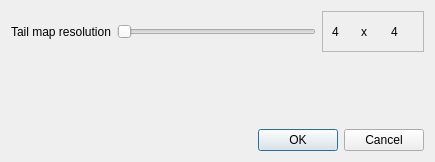
<?xml version="1.0" encoding="UTF-8"?>
<ui version="4.0">
 <class>MSettingsDialog</class>
 <widget class="QDialog" name="MSettingsDialog">
  <property name="geometry">
   <rect>
    <x>0</x>
    <y>0</y>
    <width>435</width>
    <height>162</height>
   </rect>
  </property>
  <property name="windowTitle">
   <string>Settings</string>
  </property>
  <layout class="QVBoxLayout" name="verticalLayout">
   <item>
    <layout class="QHBoxLayout" name="horizontalLayout">
     <item>
      <widget class="QLabel" name="label_2">
       <property name="text">
        <string>Tail map resolution</string>
       </property>
      </widget>
     </item>
     <item>
      <widget class="QSlider" name="horizontalSlider">
       <property name="minimum">
        <number>4</number>
       </property>
       <property name="maximum">
        <number>512</number>
       </property>
       <property name="singleStep">
        <number>4</number>
       </property>
       <property name="pageStep">
        <number>16</number>
       </property>
       <property name="orientation">
        <enum>Qt::Horizontal</enum>
       </property>
      </widget>
     </item>
     <item>
      <widget class="QFrame" name="frame">
       <property name="minimumSize">
        <size>
         <width>102</width>
         <height>41</height>
        </size>
       </property>
       <property name="maximumSize">
        <size>
         <width>102</width>
         <height>41</height>
        </size>
       </property>
       <property name="frameShape">
        <enum>QFrame::StyledPanel</enum>
       </property>
       <property name="frameShadow">
        <enum>QFrame::Raised</enum>
       </property>
       <layout class="QHBoxLayout" name="horizontalLayout_3">
        <item>
         <widget class="QLabel" name="label">
          <property name="text">
           <string>4</string>
          </property>
         </widget>
        </item>
        <item>
         <widget class="QLabel" name="label_3">
          <property name="text">
           <string>x</string>
          </property>
         </widget>
        </item>
        <item>
         <widget class="QLabel" name="label_4">
          <property name="text">
           <string>4</string>
          </property>
         </widget>
        </item>
       </layout>
      </widget>
     </item>
    </layout>
   </item>
   <item>
    <spacer name="verticalSpacer">
     <property name="orientation">
      <enum>Qt::Vertical</enum>
     </property>
     <property name="sizeHint" stdset="0">
      <size>
       <width>20</width>
       <height>40</height>
      </size>
     </property>
    </spacer>
   </item>
   <item>
    <widget class="QDialogButtonBox" name="buttonBox">
     <property name="orientation">
      <enum>Qt::Horizontal</enum>
     </property>
     <property name="standardButtons">
      <set>QDialogButtonBox::Cancel|QDialogButtonBox::Ok</set>
     </property>
    </widget>
   </item>
  </layout>
 </widget>
 <resources/>
 <connections>
  <connection>
   <sender>horizontalSlider</sender>
   <signal>valueChanged(int)</signal>
   <receiver>label</receiver>
   <slot>setNum(int)</slot>
   <hints>
    <hint type="sourcelabel">
     <x>194</x>
     <y>24</y>
    </hint>
    <hint type="destinationlabel">
     <x>400</x>
     <y>24</y>
    </hint>
   </hints>
  </connection>
  <connection>
   <sender>buttonBox</sender>
   <signal>accepted()</signal>
   <receiver>MSettingsDialog</receiver>
   <slot>accept()</slot>
   <hints>
    <hint type="sourcelabel">
     <x>203</x>
     <y>120</y>
    </hint>
    <hint type="destinationlabel">
     <x>203</x>
     <y>71</y>
    </hint>
   </hints>
  </connection>
  <connection>
   <sender>buttonBox</sender>
   <signal>rejected()</signal>
   <receiver>MSettingsDialog</receiver>
   <slot>reject()</slot>
   <hints>
    <hint type="sourcelabel">
     <x>203</x>
     <y>120</y>
    </hint>
    <hint type="destinationlabel">
     <x>203</x>
     <y>71</y>
    </hint>
   </hints>
  </connection>
  <connection>
   <sender>horizontalSlider</sender>
   <signal>valueChanged(int)</signal>
   <receiver>label_4</receiver>
   <slot>setNum(int)</slot>
   <hints>
    <hint type="sourcelabel">
     <x>195</x>
     <y>24</y>
    </hint>
    <hint type="destinationlabel">
     <x>381</x>
     <y>24</y>
    </hint>
   </hints>
  </connection>
 </connections>
</ui>
